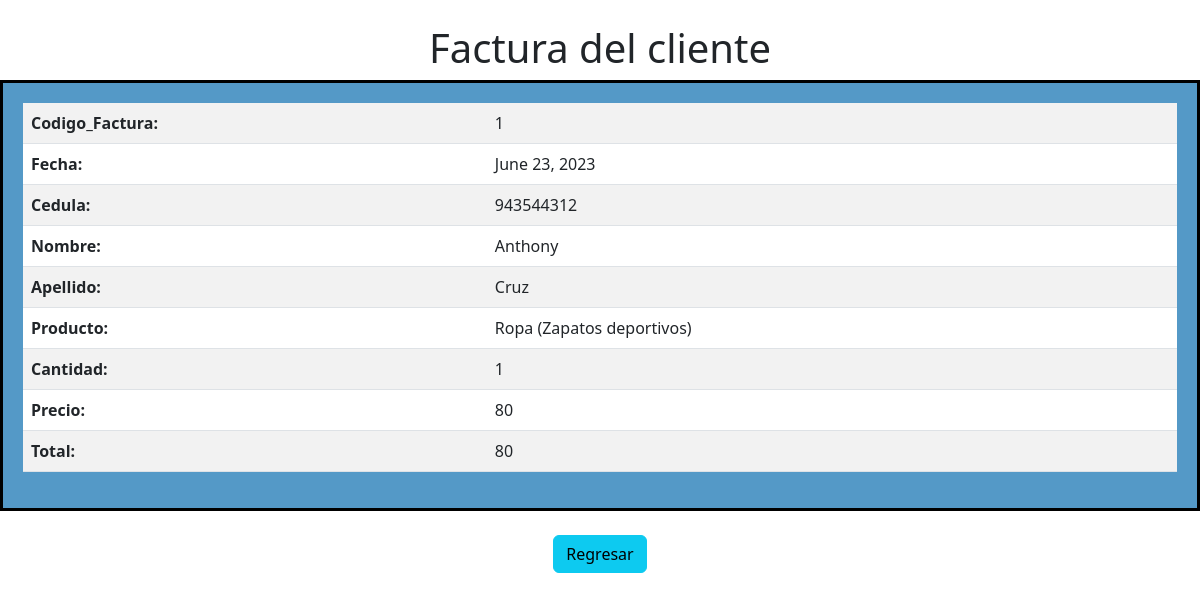
The page /ver_factura/1 on the database its author committed.
### factura/models.py (models this page shows, shortened)
class Factura(models.Model):
    fecha=models.DateField(null=True)
    cantidad= models.IntegerField(null=True)
    total=models.IntegerField(null=True)
    cliente=models.ForeignKey(Cliente, on_delete=models.SET_NULL, null=True)
    producto=models.ForeignKey(Producto, on_delete=models.SET_NULL, null=True)

class Cliente(models.Model):
    cedula=models.IntegerField(null=True)
    nombre=models.CharField(max_length=20, null=True)
    apellido=models.CharField(max_length=20, null=True)
    email=models.CharField(max_length=50, null=True)
    direccion=models.CharField(max_length=50, null=True)
    telefono=models.IntegerField(null=True)

class Producto(models.Model):
    nombre=models.CharField(max_length=50, null=True)
    precio=models.IntegerField(null=True)

### factura/views.py (the view)
# urls.py: path('ver_factura/<int:idFactura>', ver_factura),
def ver_factura(request, idFactura):
    pagina= loader.get_template('ver_factura.html')
    factura= get_object_or_404(Factura, pk=idFactura)
    mensaje= {'factura': factura}
    return HttpResponse(pagina.render(mensaje, request))

### factura/templates/ver_factura.html (shortened to what this page needs)
<!DOCTYPE html>
<html lang="en">
<head>
  <link href="https://cdn.jsdelivr.net/npm/bootstrap@5.3.0/dist/css/bootstrap.min.css" rel="stylesheet">
</head>
<body>
<div align="center">
<br>
<h1>Factura del cliente</h1>
<div class="table-container">
    <table class="table table-striped">
        <tbody>
            <tr>
                <th>Codigo_Factura:</th>
                <td>{{factura.id}}</td>
            </tr>
            <tr>
                <th>Fecha:</th>
                <td>{{factura.fecha}}</td>
            </tr>
            <tr>
                <th>Cedula:</th>
                <td>{{factura.cliente.cedula}}</td>
            </tr>
            <tr>
                <th>Nombre:</th>
                <td>{{factura.cliente.nombre}}</td>
            </tr>
            <tr>
                <th>Apellido:</th>
                <td>{{factura.cliente.apellido}}</td>
            </tr>
            <tr>
                <th>Producto:</th>
                <td>{{factura.producto.nombre}}</td>
            </tr>
            <tr>
                <th>Cantidad:</th>
                <td>{{factura.cantidad}}</td>
            </tr>
            <tr>
                <th>Precio:</th>
                <td>{{factura.producto.precio}}</td>
            </tr>
            <tr>
                <th>Total:</th>
                <td>{{factura.total}}</td>
            </tr>
        </tbody>
    </table>
</div>
<br>
<div align="center">
    <a class="btn btn-info" href="{%url 'inicio'%}">Regresar</a>
</div>
</div>
</body>
</html>

### factura/templates/ver_factura.html (style rules this page uses)
body { background-image: url(https://img.freepik.com/foto-gratis/fondo_53876-32169.jpg); background-repeat: no-repeat; background-size: cover; background-position: center; height: 100vh; margin: 0; padding: 0; }
.table-container { background-color: #5499C7; padding: 20px; border: 3px solid black; }

### rows shown on the page
Factura: id "1", fecha "June 23, 2023", cliente.cedula "943544312", cliente.nombre "Anthony", cliente.apellido "Cruz", producto.nombre "Ropa (Zapatos deportivos)", cantidad "1", producto.precio "80", total "80"
